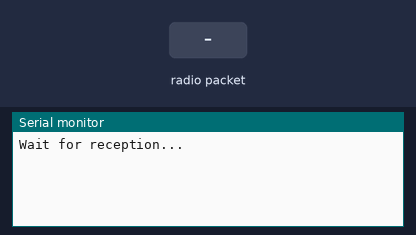
Bench run of a sketch on a simulated Arduino Uno, built with avr-gcc and run on an emulated ATmega328P. Parts: the last lines printed to the serial monitor. Inputs (shaded band) come from the test bench. No radio packets arrive unless stated.

Above: at 1.2 s.
1.3 s: radio packet "1" arrives
At 1.8 s:
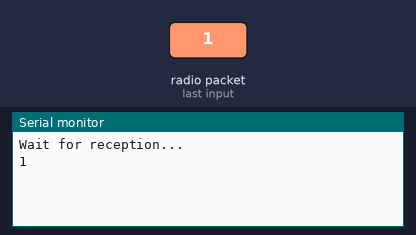
2.8 s: radio packet "0" arrives
At 4.0 s:
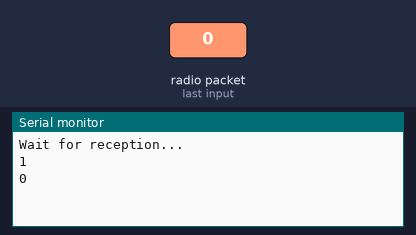
4.3 s: radio packet "2" arrives
At 5.3 s:
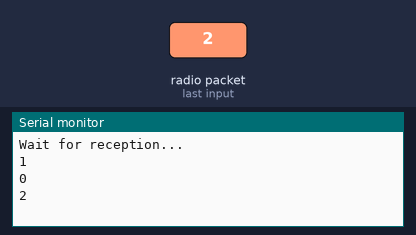

The sketch:

W2.9_RADIO_RX.ino
```cpp
/** 433MHz receiver  **/
#include <VirtualWire.h>

uint8_t buf[VW_MAX_MESSAGE_LEN]; // Array containing the received message (maximum length is VW_MAX_MESSAGE_LEN).
uint8_t buflen = VW_MAX_MESSAGE_LEN; // Maximum length of the array.

void setup() {
  Serial.begin(9600);
  Serial.println("Wait for reception...");
  vw_setup(2000); // Initialize communication with 2000 bps.
  vw_set_rx_pin(11); // Set RX pin to 11 (default setting).
  vw_rx_start(); // Activate reception.
}

void loop() {
  if (vw_have_message) // If a message has been received
  {
    if (vw_get_message(buf, &buflen))
    {
      int i;
      for (i = 0; i < buflen; ++i)
      {
        Serial.print((char) buf[i]);
      }
      Serial.println();
    }
  }
}
```

Measured:
- after the input at 1.3 s, the serial monitor: prints a new line at once (image 1)
- after the input at 2.8 s, the serial monitor: prints a new line at once (image 2)
- after the input at 4.3 s, the serial monitor: prints a new line at once (image 3)
